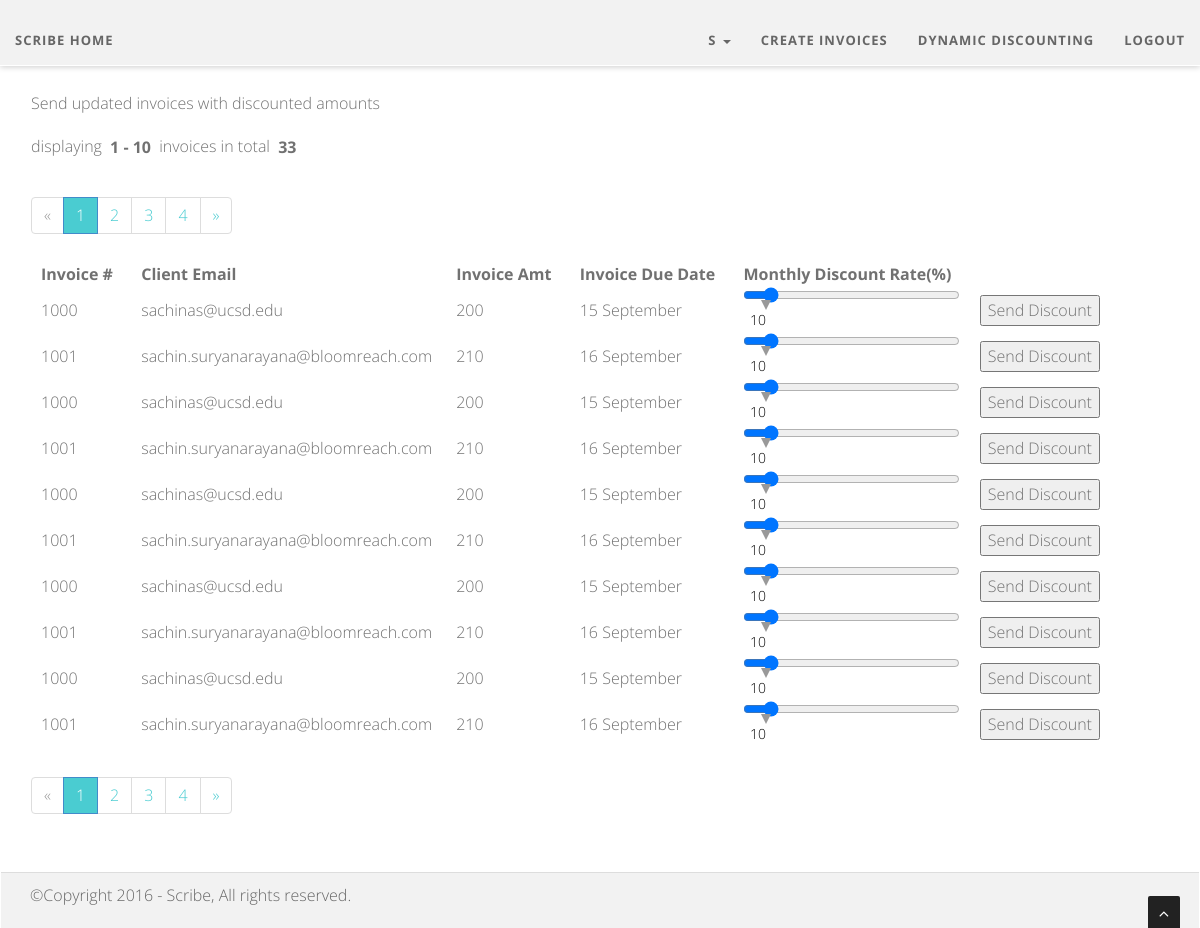
/dynamicDiscounting (signed in), run on the app's committed database.
### models.py (models this page shows, shortened)
class Business(Base):
    __tablename__ = 'Business'
    id = db.Column(db.Integer, primary_key=True)
    authenticated = db.Column(db.Boolean, default=True)
    name = db.Column(db.String(120))
    company = db.Column(db.String(120))
    email = db.Column(db.String(120)) #, unique=True)
    password = db.Column(db.String(30))
    phone = db.Column(db.String(120))
    website = db.Column(db.String(120))
    street=db.Column(db.String(120))
    city=db.Column(db.String(120))
    state=db.Column(db.String(120))
    country=db.Column(db.String(120))
    zipCode=db.Column(db.String(120))
    vatTaxNo=db.Column(db.String(120))
    logo=db.Column(db.String(120))
    stripeToken=db.Column(db.String(120))
    stripeUserId=db.Column(db.String(120))

class Invoice(Base):
    __tablename__ = 'Invoices'
    id = db.Column(db.Integer, primary_key=True)
    invoiceNumber = db.Column(db.String(120))
    clientName =  db.Column(db.String(120))
    clientEmail = db.Column(db.String(120))
    businessId = db.Column(db.String(30))
    invoiceAmt = db.Column(db.String(30))
    invoiceDueDate = db.Column(db.String(30))
    invoiceDate = db.Column(db.String(30))
    invoiceDesc = db.Column(db.String(30))
    invoiceOpened = db.Column(db.Boolean, default=False)
    invoicePaid = db.Column(db.Boolean, default=False)

### app.py (the view)
@csrf.exempt
@app.route("/dynamicDiscounting", methods=['GET', 'POST'])
@login_required
def dynamic_discounting():
  if request.method == 'POST':
    returnedInvoiceDict = send_discount(request)
    flash("we sent the new invoice to the client", "success")
  invoices = Invoice.query.filter_by(businessId=current_user.id)
  page = request.args.get('page', type=int, default=1)
  search = setSearchOption(request)
  ITEMS_PER_PAGE = 10
  i = (page - 1) * ITEMS_PER_PAGE
  invoicesPerPage = invoices[i:i + ITEMS_PER_PAGE]
  pagination = Pagination(page=page, per_page=10, total=invoices.count(), search=search, record_name='invoices',
                          css_framework='bootstrap3')
  return render_template('pages/dynamicDiscounting.html', title='Discounts!!', invoices=invoicesPerPage,
                         pagination=pagination)

### app.py (called while the page is built)
@login_manager.user_loader
def load_user(id):
  if id is None or id == 'None':
    id = -1
  return Business.query.get(int(id))

def setSearchOption(request):
  search = False
  q = request.args.get('q')
  if q:
    search = True
  return search

### templates/pages/dynamicDiscounting.html (shortened to what this page needs)
{% extends 'layouts/main.html' %}
{% block content %}
    Send updated invoices with discounted amounts
    {{ pagination.info }}
    {{ pagination.links }}
    <table>
      <thead>
        <tr>
          <th>Invoice #&nbsp;&nbsp;</th>
          <th>Client Email&nbsp;&nbsp;</th>
            <th>Invoice Amt&nbsp;&nbsp;</th>
            <th>Invoice Due Date&nbsp;&nbsp;</th>
            <th>Monthly Discount Rate(%)&nbsp;&nbsp;</th>
        </tr>
      </thead>
      <tbody>
        {% for invoice in invoices %}
          <tr>
            <td>{{ invoice.invoiceNumber }} &nbsp;</td>
            <td>{{ invoice.clientEmail }}&nbsp;</td>
              <td>{{ invoice.invoiceAmt }}&nbsp;</td>
            <td>{{ invoice.invoiceDueDate }}&nbsp;</td>
              <form action="/dynamicDiscounting" method="POST">
            <td><input type="range" id="discount" name="discount"  value="10" min="0" max="100">
                <output for="discount" onforminput="value = discount.valueAsNumber;"></output>
                <input type="hidden" id="invoiceId" name="invoiceId" value="{{ invoice.invoiceNumber }}"></td>
            <td><input type="submit" name="my-form" id="sendDiscount2" value="Send Discount">&nbsp;</td>
            </form>
          </tr>
        {% endfor %}
      </tbody>
    </table>
    {{ pagination.links }}
{% endblock %}

### templates/layouts/main.html (shortened to what this page needs)
<!DOCTYPE html>
<html lang="en">
{% include 'layouts/header.html' %}
<body id="page-top" data-spy="scroll" data-target=".navbar-custom">
<div id="wrapper">
	<nav class="navbar navbar-custom navbar-fixed-top" role="navigation">
		<div class="collapse navbar-collapse">
          <ul class="nav navbar-nav">
            <li {% if request.endpoint =='home' %} class="active" {% endif %}><a href="{{ url_for('home') }}">Scribe Home</a></li>
          </ul>
          <ul class="nav navbar-nav pull-right">
			  <li class="dropdown">
				  <a class="dropdown-toggle" data-toggle="dropdown">{{ current_user.name }} <b class="caret"></b></a>
			  </li>
			  <li><a href="{{ url_for('create_invoice') }}">Create Invoices</a></li>
			  <li><a href="{{ url_for('dynamic_discounting') }}">Dynamic Discounting</a></li>
			  <li><a href="{{ url_for('logout') }}">logout</a></li>
          </ul>
        </div>
    </nav>
</div>
<main id="content" role="main">
  {% block content %}{% endblock %}
</main>
<div class="sub-footer">
	<div class="container">
		<div class="row">
			<div class="col-sm-6 col-md-6 col-lg-6">
				<div class="wow fadeInLeft" data-wow-delay="0.1s">
				<div class="text-left">
				<p>&copy;Copyright 2016 - Scribe, All rights reserved.</p>
				</div>
				</div>
			</div>
		</div>
	</div>
</div>
<a href="#" class="scrollup"><i class="fa fa-angle-up active"></i></a>
</body>
</html>

### templates/layouts/header.html (shortened to what this page needs)
<head>
    <link href="/static/css/bootstrap.min.css" rel="stylesheet" type="text/css">
    <link href="/static/font-awesome/css/font-awesome.min.css" rel="stylesheet" type="text/css" />
	<link href="/static/plugins/cubeportfolio/css/cubeportfolio.min.css" rel="stylesheet" type="text/css" />
	<link href="/static/css/nivo-lightbox.css" rel="stylesheet" type="text/css" />
	<link href="/static/css/nivo-lightbox-theme/default/default.css" rel="stylesheet" type="text/css" />
	<link href="/static/css/owl.carousel.css" rel="stylesheet" media="screen" />
    <link href="/static/css/owl.theme.css" rel="stylesheet" media="screen" />
	<link href="/static/css/animate.css" rel="stylesheet" />
    <link rel="stylesheet" type="text/css" href="/static/css/netdna.bootstrap.min.css">
    <link href="/static/css/stripeConnectButton.css" rel="stylesheet">
    <link href="/static/css/style.css" rel="stylesheet">
    <link href="/static/css/styleMain.css" rel="stylesheet">
    <link id="t-colors" href="/static/color/default.css" rel="stylesheet">
</head>

### static/css/style.css (style rules this page uses)
form { align: center; width: 400px; margin: auto; margin-top: 10%; margin-bottom: 5%; }

### static/css/styleMain.css (style rules this page uses)
body { width: 100%; height: 100%; font-family: 'Open Sans', sans-serif; font-weight: 300; color: #666; background-color:#fff; font-size: 16px; line-height: 1.6em; border: 1px solid transparent; }
html { width: 100%; height: 100%; }
label, input, button, select, textarea { font-family: 'Open Sans', sans-serif; font-size: inherit; line-height: inherit; }
main { margin-top:90px; margin-left:30px; margin-right:30px; min-height:75%; background:#fff; color: #717171; }
table { display:block; min-height:60%; padding-bottom:10px; }
tr,td,th { padding-left:10px; padding-right:10px; }
p { margin: 0 0 20px; }
a { color: #666; -webkit-transition: all .2s ease-in-out; -moz-transition: all .2s ease-in-out; transition: all .2s ease-in-out; }
.navbar.navbar-custom { width: inherit; margin: 0 auto; padding-bottom:0; box-shadow: 0 0 3px rgba(0,0,0,0.12); box-shadow: 0 1px 6px rgba(0,0,0,.2); -webkit-box-shadow: 0 1px 6px rgba(0,0,0,.2); -moz-box-shadow: 0 1px 6px rgba(0,0,0,.2); -o-box-shadow: 0 1px 6px rgba(0,0,0,.2); }
.navbar { margin-bottom: 0; border-bottom: 1px solid rgba(255,255,255,.3); }
.navbar.navbar-custom.navbar-fixed-top { background: #fff; }
.navbar.navbar-custom { padding-top: 0; }
.navbar.navbar-custom ul.nav.navbar-nav { margin-top: 15px; -webkit-transition: all .4s ease-in-out; -moz-transition: all .4s ease-in-out; transition: all .4s ease-in-out; }
.navbar-custom ul.nav li a { font-size: 13px; letter-spacing: 1px; color: #666; text-transform: uppercase; font-weight: 700; background: transparent; }
.sub-footer { margin-top: 30px; background-color: #f7f7f7; border-top: 1px solid #ddd; padding: 10px 0 0px; }
.scrollup { position:fixed; width:32px; height:32px; bottom:0px; right:20px; background: #222; -webkit-border-radius: 2px 2px 0 0; -moz-border-radius: 2px 2px 0 0; border-radius: 2px 2px 0 0; }
a.scrollup { outline:0; text-align: center; }
a.scrollup i { margin-top: 10px; color: #fff; }
.pagination-page-info { padding: .6em; padding-left: 0; margin: .5em; margin-left: 0; }
.pagination-page-info b { padding-left: 2px; padding: .1em .25em; }
output { width: 40px; height: 30px; text-align: center; color: black; border-radius: 10px; display: inline-block; bottom: 175%; left: 0; margin-left: -1%; }
output:after { content: ""; width: 0; height: 0; border-top: 10px solid #999999; border-left: 5px solid transparent; border-right: 5px solid transparent; top: 100%; left: 50%; margin-left: -5px; margin-top: -1px; }

### static/color/default.css (style rules this page uses)
a { color:#666666; }
a:hover,.icon-success,.pagination>li>a, a:focus { color: #4ACCD1; }
.navbar-collapse, .sub-footer { background-color:#F2F2F2; }
.pagination>.active>a, .pagination>.active>span, .pagination>.active>a:hover, .pagination>.active>span:hover, .pagination>.active>a:focus, .pagination>.active>span:focus { background-color:#4ACCD1; }

### data on the page
Business: name "S"
Invoice: invoiceNumber "1000", clientEmail "sachinas@ucsd.edu", invoiceAmt "200", invoiceDueDate "15 September"
Invoice: invoiceNumber "1001", clientEmail "sachin.suryanarayana@bloomreach.com", invoiceAmt "210", invoiceDueDate "16 September"
Invoice: invoiceNumber "1000", clientEmail "sachinas@ucsd.edu", invoiceAmt "200", invoiceDueDate "15 September"
Invoice: invoiceNumber "1001", clientEmail "sachin.suryanarayana@bloomreach.com", invoiceAmt "210", invoiceDueDate "16 September"
Invoice: invoiceNumber "1000", clientEmail "sachinas@ucsd.edu", invoiceAmt "200", invoiceDueDate "15 September"
Invoice: invoiceNumber "1001", clientEmail "sachin.suryanarayana@bloomreach.com", invoiceAmt "210", invoiceDueDate "16 September"
Invoice: invoiceNumber "1000", clientEmail "sachinas@ucsd.edu", invoiceAmt "200", invoiceDueDate "15 September"
Invoice: invoiceNumber "1001", clientEmail "sachin.suryanarayana@bloomreach.com", invoiceAmt "210", invoiceDueDate "16 September"
Invoice: invoiceNumber "1000", clientEmail "sachinas@ucsd.edu", invoiceAmt "200", invoiceDueDate "15 September"
Invoice: invoiceNumber "1001", clientEmail "sachin.suryanarayana@bloomreach.com", invoiceAmt "210", invoiceDueDate "16 September"

### other printed values
{{ pagination.info }} "displaying 1 - 10 invoices in total 33"
{{ pagination.links }} "« 1 2 3 4 »"
